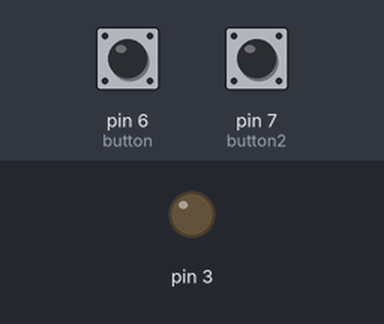
Recording of a sketch running on a simulated Arduino Uno, built with avr-gcc and run on an emulated ATmega328P. Shown: output pins drawn as LEDs (lit = HIGH). The inputs (shaded band) are chosen by the test bench; at power-on: pin 6 (button) LOW, pin 7 (button2) LOW. What the sketch prints to the serial monitor is not drawn.

Above: at 1.2 s.
1.3 s: pin 6 (button) pulled HIGH for 0.15 s
At 2.4 s:
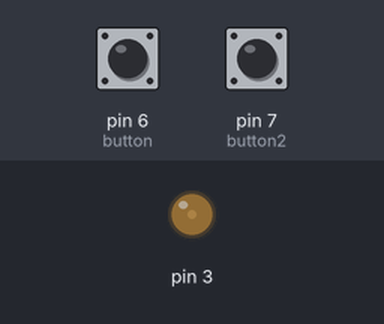
2.9 s: pin 7 (button2) pulled HIGH for 0.15 s
At 3.5 s:
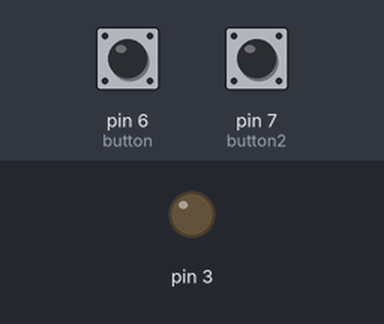
4.5 s: pin 6 (button) pulled HIGH for 1 s
At 6.0 s:
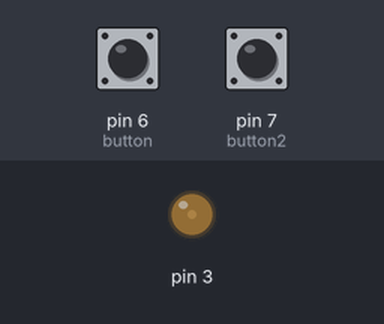
7.0 s: pin 7 (button2) pulled HIGH for 1 s
At 7.9 s:
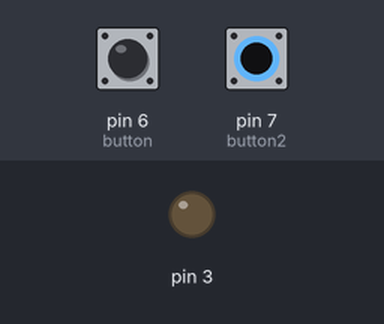
9.5 s: pin 6 (button) pulsed HIGH 5 times (0.12 s each, 0.3 s apart)
At 11.9 s:
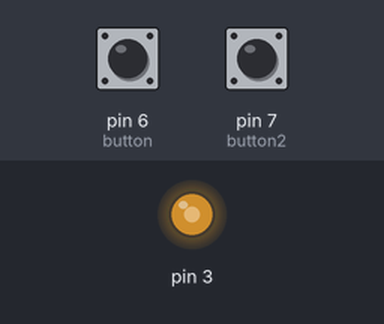
12.5 s: pin 6 (button) pulsed HIGH 2 times (0.12 s each, 0.3 s apart)
At 13.5 s:
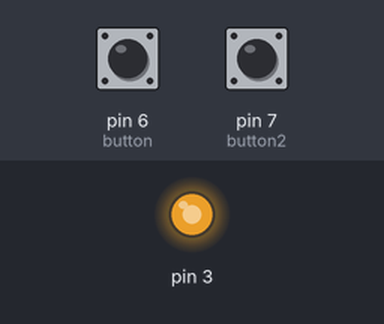
Timing chart, 0 to 15.5 s (numbered marks = the images above; inputs shaded):
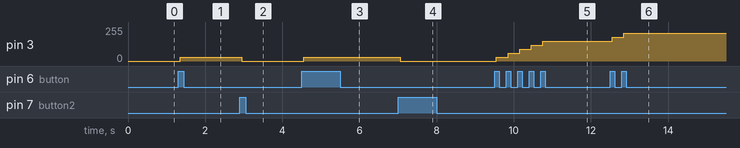

The sketch:

PWM.ino
```cpp
int button = 6;
int reading = LOW;
int read_last = LOW;
int real_state = LOW;

int button2 = 7;
int reading2 = LOW;
int read_last2 = LOW;
int real_state2 = LOW;

unsigned long push = 0;
unsigned long chattering = 50;

unsigned long push2 = 0;

unsigned char duty_ratio = 0;

void setup() {
  pinMode(button, INPUT);
  pinMode(button2, INPUT);
  Serial.begin(9600);
}

void loop() {

  reading = digitalRead(button);
  reading2 = digitalRead(button2);

  if (reading != read_last) {
    push = millis();
  }

  if (reading2 != read_last2) {
    push2 = millis();
  }

  if (millis() - push > chattering) {
    if (real_state != reading) {
      real_state = reading;

      if (real_state == HIGH) {

        if (duty_ratio >= 225) {
          duty_ratio = 255;
        } else {
          duty_ratio += 30;
        }

        Serial.print(duty_ratio);
      }
    }
  }

  if (millis() - push2 > chattering) {
    if (real_state2 != reading2) {
      real_state2 = reading2;

      if (real_state2 == HIGH) {

        if (duty_ratio <= 30) {
          duty_ratio = 0;
        } else {
          duty_ratio -= 30;
        }

        Serial.print(duty_ratio);
      }
    }
  }

  analogWrite(3, duty_ratio);

  read_last = reading;
  read_last2 = reading2;

}
```

Measured:
- after the input at 1.3 s, pin 3: 0/255 → 30/255 after 0.05 s
- after the input at 2.9 s, pin 3: 30/255 → 0/255 after 0.05 s
- after the input at 4.5 s, pin 3: 0/255 → 30/255 after 0.05 s
- after the input at 7.0 s, pin 3: 30/255 → 0/255 after 0.05 s
- after the input at 9.5 s, pin 3: moves from 0/255 to 150/255 over 1.2 s, starting after 0.05 s
- after the input at 12.5 s, pin 3: 150/255 → 180/255 after 0.05 s, → 210/255 0.30 s later
